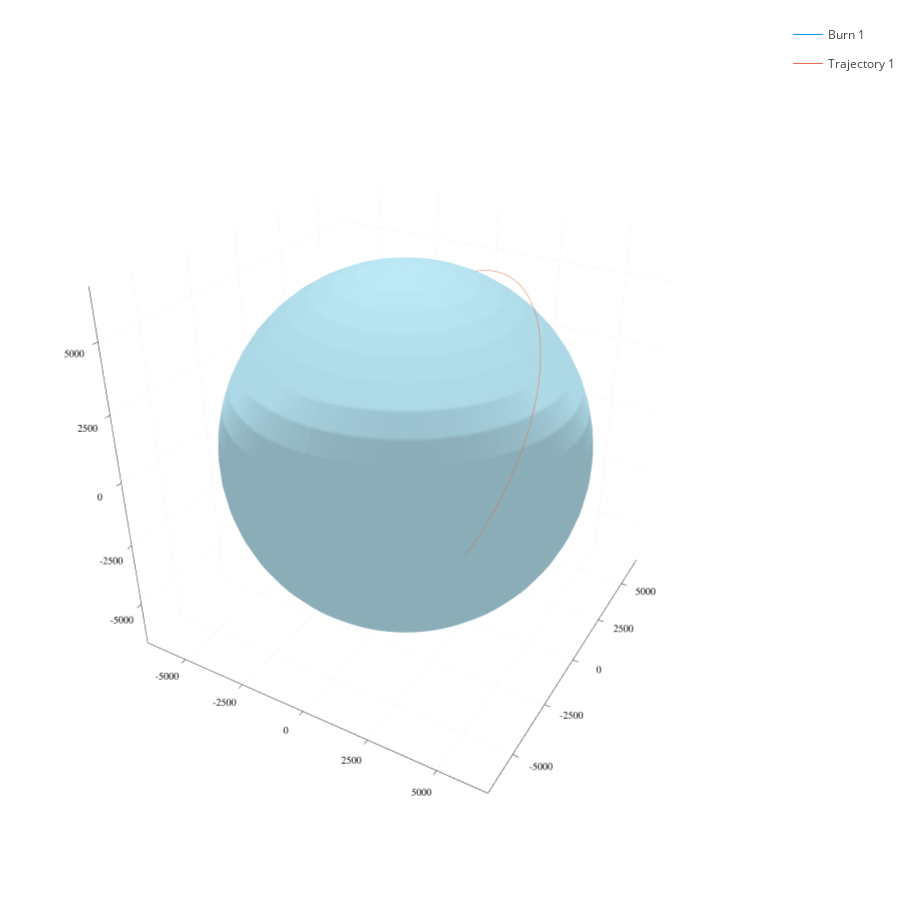

The code cell stored with this chart in its notebook:
### Code cell
plot(x_burn1, y_burn1, z_burn1, label="Burn 1", size=(900,900))
plot!(x_traj1, y_traj1, z_traj1, label="Trajectory 1")

X(r,theta,phi) = r * sin(theta) * sin(phi)
Y(r,theta,phi) = r * sin(theta) * cos(phi)
Z(r,theta,phi) = r * cos(theta)

thetas = range(0, stop=2*π, length=50)
phis   = range(0, stop=2*π, length=50)

xs = [X(re, theta, phi) for theta in thetas, phi in phis] 
ys = [Y(re, theta, phi) for theta in thetas, phi in phis]
zs = [Z(re, theta, phi) for theta in thetas, phi in phis]

surface!(xs, ys, zs, colorbar=nothing, color=:lightblue)

### Figure 1 — Plotly figure (JSON) as saved in the notebook; plotly's stock layout.template omitted (floating-point values rounded to 4 significant figures; data arrays with more than 128 entries replaced by an {"elided": "..."} marker saying what was removed)
{"data": [{"colorbar": {"title": ""}, "legendgroup": "Burn 1", "line": {"color": "rgba(0, 154, 250, 1.000)", "dash": "solid", "shape": "linear", "width": 1}, "mode": "lines", "name": "Burn 1", "scene": "scene", "showlegend": true, "type": "scatter3d", "x": {"elided": "500 float values"}, "xaxis": "x", "y": {"elided": "500 float values"}, "yaxis": "y", "z": {"elided": "500 float values"}, "zaxis": "z", "zmax": 6378, "zmin": -6365.0}, {"colorbar": {"title": ""}, "legendgroup": "Trajectory 1", "line": {"color": "rgba(227, 111, 71, 1.000)", "dash": "solid", "shape": "linear", "width": 1}, "mode": "lines", "name": "Trajectory 1", "scene": "scene", "showlegend": true, "type": "scatter3d", "x": {"elided": "500 float values"}, "xaxis": "x", "y": {"elided": "500 float values"}, "yaxis": "y", "z": {"elided": "500 float values"}, "zaxis": "z", "zmax": 6378, "zmin": -6365.0}, {"colorbar": {"title": ""}, "colorscale": [[0, "rgba(173, 216, 230, 1.000)"], [1, "rgba(173, 216, 230, 1.000)"]], "hoverinfo": "none", "name": "y3", "opacity": null, "scene": "scene", "showlegend": false, "showscale": false, "type": "surface", "x": {"elided": "50x50 float values"}, "xaxis": "x", "y": {"elided": "50x50 float values"}, "yaxis": "y", "z": {"elided": "50x50 float values"}, "zaxis": "z", "zmax": 6378, "zmin": -6365.0}], "layout": {"annotations": [], "height": 900, "legend_position": {"bgcolor": "rgba(255, 255, 255, 1.000)", "bordercolor": "rgba(0, 0, 0, 1.000)", "borderwidth": 1, "font": {"color": "rgba(0, 0, 0, 1.000)", "family": "sans-serif", "size": 11}, "title": {"font": {"color": "rgba(0, 0, 0, 1.000)", "family": "sans-serif", "size": 15}, "text": ""}, "tracegroupgap": 0, "traceorder": "normal", "x": 1, "xanchor": "auto", "y": 1, "yanchor": "auto"}, "margin": {"b": 20, "l": 0, "r": 0, "t": 20}, "paper_bgcolor": "rgba(255, 255, 255, 1.000)", "plot_bgcolor": "rgba(255, 255, 255, 1.000)", "scene": {"camera": {"eye": {"x": 1.126, "y": -1.95, "z": 1.3}}, "domain": {"x": [0.05376, 0.9956], "y": [0.01672, 0.9956]}, "xaxis": {"gridcolor": "rgba(0, 0, 0, 0.100)", "gridwidth": 0.5, "linecolor": "rgba(0, 0, 0, 1.000)", "mirror": false, "range": [-6754.0, 6754.0], "showgrid": true, "showline": true, "showticklabels": true, "tickangle": 0, "tickcolor": "rgb(0, 0, 0)", "tickfont": {"color": "rgba(0, 0, 0, 1.000)", "family": "sans-serif", "size": 11}, "tickmode": "array", "ticks": "inside", "ticktext": ["-5000", "-2500", "0", "2500", "5000"], "tickvals": [-5000, -2500, 0, 2500, 5000], "title": "", "titlefont": {"color": "rgba(0, 0, 0, 1.000)", "family": "sans-serif", "size": 15}, "type": "-", "visible": true, "zeroline": false, "zerolinecolor": "rgba(0, 0, 0, 1.000)"}, "yaxis": {"gridcolor": "rgba(0, 0, 0, 0.100)", "gridwidth": 0.5, "linecolor": "rgba(0, 0, 0, 1.000)", "mirror": false, "range": [-6757.0, 6757.0], "showgrid": true, "showline": true, "showticklabels": true, "tickangle": 0, "tickcolor": "rgb(0, 0, 0)", "tickfont": {"color": "rgba(0, 0, 0, 1.000)", "family": "sans-serif", "size": 11}, "tickmode": "array", "ticks": "inside", "ticktext": ["-5000", "-2500", "0", "2500", "5000"], "tickvals": [-5000, -2500, 0, 2500, 5000], "title": "", "titlefont": {"color": "rgba(0, 0, 0, 1.000)", "family": "sans-serif", "size": 15}, "type": "-", "visible": true, "zeroline": false, "zerolinecolor": "rgba(0, 0, 0, 1.000)"}, "zaxis": {"gridcolor": "rgba(0, 0, 0, 0.100)", "gridwidth": 0.5, "linecolor": "rgba(0, 0, 0, 1.000)", "mirror": false, "range": [-6747.0, 6760.0], "showgrid": true, "showline": true, "showticklabels": true, "tickangle": 0, "tickcolor": "rgb(0, 0, 0)", "tickfont": {"color": "rgba(0, 0, 0, 1.000)", "family": "sans-serif", "size": 11}, "tickmode": "array", "ticks": "inside", "ticktext": ["-5000", "-2500", "0", "2500", "5000"], "tickvals": [-5000, -2500, 0, 2500, 5000], "title": "", "titlefont": {"color": "rgba(0, 0, 0, 1.000)", "family": "sans-serif", "size": 15}, "type": "-", "visible": true, "zeroline": false, "zerolinecolor": "rgba(0, 0, 0, 1.000)"}}, "showlegend": true, "width": 900}}
